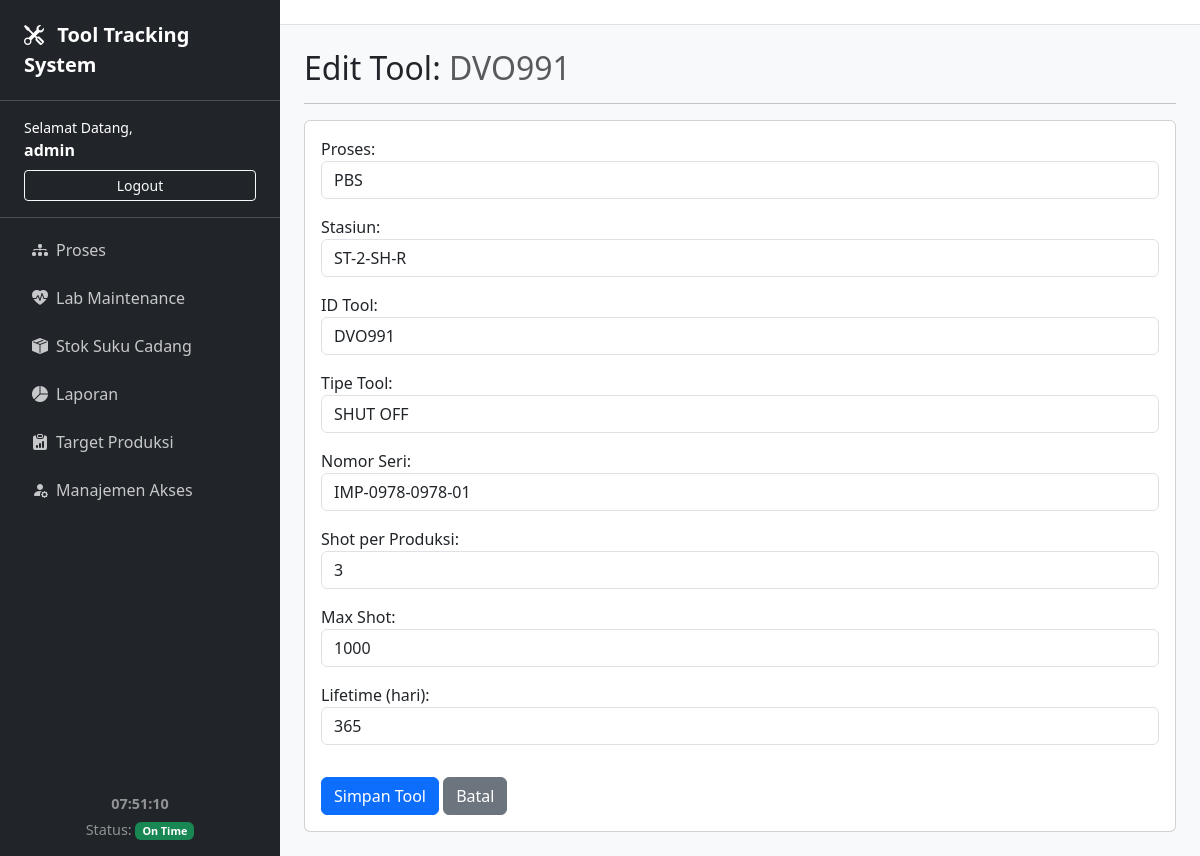
The page /tool/1/edit/ (signed in) on the database its author committed.
### tracker/models.py (models this page shows, shortened)
class UserProfile(models.Model):
    user = models.OneToOneField(User, on_delete=models.CASCADE)
    nama_lengkap = models.CharField(max_length=100)
    is_developer = models.BooleanField(default=False)
    can_view_proses = models.BooleanField(default=False, verbose_name="Lihat Menu Proses")
    can_view_lab = models.BooleanField(default=False, verbose_name="Lihat Menu Lab")
    can_view_stok = models.BooleanField(default=False, verbose_name="Lihat Menu Stok")
    can_view_laporan = models.BooleanField(default=False, verbose_name="Lihat Menu Laporan")
    can_view_produksi = models.BooleanField(default=False, verbose_name="Lihat Menu Produksi")
    can_edit_proses = models.BooleanField(default=False, verbose_name="Akses Penuh Menu Proses")
    can_edit_lab = models.BooleanField(default=False, verbose_name="Akses Penuh Menu Lab")
    can_edit_stok = models.BooleanField(default=False, verbose_name="Akses Penuh Menu Stok")
    can_edit_laporan = models.BooleanField(default=False, verbose_name="Akses Penuh Menu Laporan (Termasuk Download)")
    can_edit_produksi = models.BooleanField(default=False, verbose_name="Akses Penuh Menu Produksi")

class Tool(models.Model):
    proses = models.ForeignKey(Proses, on_delete=models.SET_NULL, null=True, blank=True)
    stasiun = models.CharField(max_length=50)
    id_tool = models.CharField("ID Tool", max_length=50, unique=True)
    tipe_tool = models.CharField("Tipe Tool", max_length=100)
    nomor_seri = models.CharField("Nomor Seri", max_length=100)
    jumlah_shot = models.IntegerField("Shot per Produksi", default=1)
    max_shot = models.IntegerField("Max Shot", default=0)
    shot_terpakai = models.IntegerField("Shot Terpakai", default=0)
    lifetime = models.IntegerField("Lifetime (hari)", default=365)
    STATUS_CHOICES = [('Tersedia', 'Tersedia'), ('Dipakai', 'Dipakai'), ('Perbaikan', 'Dalam Perbaikan')]
    status = models.CharField(max_length=20, choices=STATUS_CHOICES, default='Tersedia')
    jenis_kerusakan = models.CharField(max_length=255, blank=True, null=True, help_text="Diisi saat tool masuk lab")
    part_yang_digunakan = models.TextField(blank=True, null=True, help_text="Part yang diganti atau diperbaiki")
    dibuat_pada = models.DateTimeField(auto_now_add=True)
    diupdate_pada = models.DateTimeField(auto_now=True)

### tracker/views.py (the view)
# urls.py: path('tool/<int:tool_id>/edit/', views.edit_tool, name='edit_tool'),
@login_required
def edit_tool(request, tool_id):
    tool = get_object_or_404(Tool, pk=tool_id)
    if request.method == 'POST':
        form = ToolForm(request.POST, instance=tool)
        if form.is_valid():
            form.save()
            return redirect('daftar_tool', proses_id=tool.proses.id)
    else:
        form = ToolForm(instance=tool)
    return render(request, 'tracker/tool_form.html', {'form': form, 'tool': tool})

### tracker/forms.py
class ToolForm(forms.ModelForm):
    class Meta:
        model = Tool
        fields = [
            'proses', 'stasiun', 'id_tool', 'tipe_tool',
            'nomor_seri', 'jumlah_shot', 'max_shot', 'lifetime'
        ]
    def __init__(self, *args, **kwargs):
        super().__init__(*args, **kwargs)
        for field in self.fields:
            self.fields[field].widget.attrs.update({'class': 'form-control'})

### tracker/models.py (called while the page is built)
    def __str__(self): return self.nama

### tracker/templates/tracker/tool_form.html (shortened to what this page needs)
{% extends 'tracker/base.html' %}
{% block content %}
    {% if form.instance.pk %}
        <h2>Edit Tool: <span class="text-muted">{{ form.instance.id_tool }}</span></h2>
    {% else %}
        <h2>Tambah Tool Baru</h2>
    {% endif %}
    <hr>
    <div class="card">
        <div class="card-body">
            <form method="post">
                {{ form.as_p }}
                <button type="submit" class="btn btn-primary mt-3">Simpan Tool</button>
                <a href="{% url 'daftar_proses' %}" class="btn btn-secondary mt-3">Batal</a>
            </form>
        </div>
    </div>
{% endblock %}

### tracker/templates/tracker/base.html (shortened to what this page needs)
<!doctype html>
<html lang="en">
<head>
    <link href="https://cdn.jsdelivr.net/npm/bootstrap@5.3.3/dist/css/bootstrap.min.css" rel="stylesheet">
    <link rel="stylesheet" href="https://cdn.jsdelivr.net/npm/bootstrap-icons@1.11.3/font/bootstrap-icons.min.css">
</head>
<body>
    <div class="sidebar d-flex flex-column text-white">
        <div class="app-title">
            <i class="bi bi-tools me-2"></i> Tool Tracking System
        </div>
        <div class="user-info">
            {% if user.is_authenticated %}
                <div class="small">Selamat Datang,</div>
                <div class="fw-bold mb-2">{{ user.userprofile.nama_lengkap|default:user.username }}</div>
                <form action="{% url 'logout' %}" method="post" class="d-grid">
                    <button type="submit" class="btn btn-sm btn-outline-light">Logout</button>
                </form>
            {% else %}
                <div class="d-grid gap-2">
                    <a href="{% url 'login' %}" class="btn btn-primary">Login</a>
                    <a href="{% url 'register' %}" class="btn btn-secondary">Daftar</a>
                </div>
            {% endif %}
        </div>
        <ul class="nav flex-column p-2">
            {% if user.userprofile.is_developer or user.userprofile.can_view_proses %}
            <li class="nav-item"><a class="nav-link" href="{% url 'daftar_proses' %}"><i class="bi bi-diagram-3-fill me-2"></i> Proses</a></li>
            {% endif %}
            {% if user.userprofile.is_developer or user.userprofile.can_view_lab %}
            <li class="nav-item"><a class="nav-link" href="{% url 'lab_maintenance_list' %}"><i class="bi bi-heart-pulse-fill me-2"></i> Lab Maintenance</a></li>
            {% endif %}
            {% if user.userprofile.is_developer or user.userprofile.can_view_stok %}
            <li class="nav-item"><a class="nav-link" href="{% url 'manajemen_stok' %}"><i class="bi bi-box-seam-fill me-2"></i> Stok Suku Cadang</a></li>
            {% endif %}
            {% if user.userprofile.is_developer or user.userprofile.can_view_laporan %}
            <li class="nav-item"><a class="nav-link" href="{% url 'halaman_laporan' %}"><i class="bi bi-pie-chart-fill me-2"></i> Laporan</a></li>
            {% endif %}
            {% if user.userprofile.is_developer or user.userprofile.can_view_produksi %}
            <li class="nav-item"><a class="nav-link" href="{% url 'halaman_produksi' %}"><i class="bi bi-clipboard-data-fill me-2"></i> Target Produksi</a></li>
            {% endif %}
            {% if user.userprofile.is_developer %}
            <li class="nav-item"><a class="nav-link" href="{% url 'hak_akses_list' %}"><i class="bi bi-person-fill-gear me-2"></i> Manajemen Akses</a></li>
            {% endif %}
        </ul>
        <div class="footer-info">
            <div id="live-clock" class="fw-bold text-center mb-1"></div>
            <div class="text-center">Status: <span id="app-status-badge" class="badge">Loading...</span></div>
        </div>
    </div>
    <div class="main-content">
        <div class="topbar">
            </div>
        <div class="container-fluid p-4">
            {% block content %}{% endblock %}
        </div>
    </div>
</body>
</html>

### tracker/templates/tracker/base.html (style rules this page uses)
body { display: flex; }
.sidebar { width: 280px; min-height: 100vh; background-color: #212529; }
.sidebar .nav-link { color: rgba(255, 255, 255, 0.75); padding: 0.75rem 1.5rem; border-radius: 0.375rem; display: flex; align-items: center; }
.sidebar .app-title { padding: 1.25rem 1.5rem; border-bottom: 1px solid #495057; font-size: 1.25rem; font-weight: bold; }
.sidebar .user-info { padding: 1rem 1.5rem; border-bottom: 1px solid #495057; }
.sidebar .footer-info { margin-top: auto; padding: 1rem 1.5rem; font-size: 0.9rem; color: rgba(255, 255, 255, 0.5); }
.main-content { flex-grow: 1; background-color: #f8f9fa; }
.topbar { background-color: #fff; border-bottom: 1px solid #dee2e6; padding: 0.75rem 1.5rem; }

### rows shown on the page
Tool: instance.id_tool "DVO991", proses "PBS", stasiun "ST-2-SH-R", id_tool "DVO991", tipe_tool "SHUT OFF", nomor_seri "IMP-0978-0978-01", jumlah_shot "3", max_shot "1000", lifetime "365"

### other values the page prints
{{ user.userprofile.nama_lengkap|default:user.username }} "admin"
